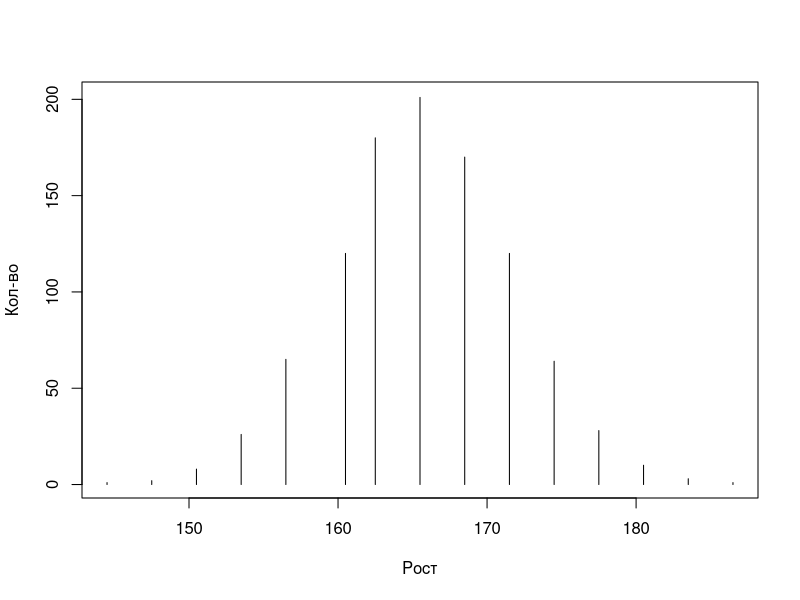
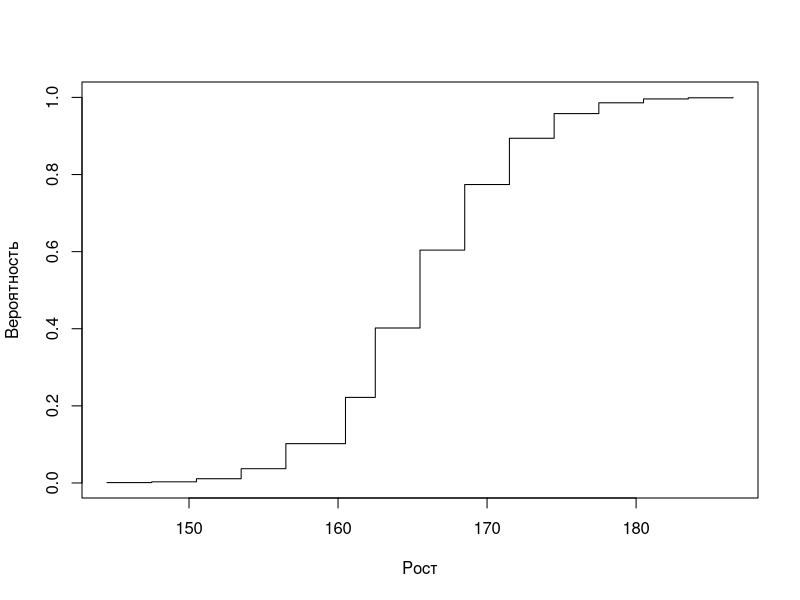

These figures' R source, in order:
# exersize №1

sampleAverage <- function(a)
{
  len <- length(a)
  sum <- 0
  for (i in 1:len)
  {
    sum <- sum + a[i]
  }
  sum <- sum / len
  #print(sum)
  return(sum)
}

sampleVariance <- function(a)
{
  len <- length(a)
  num <- sampleAverage(a)
  sum <- 0
  for (i in 1:len)
  {
    sum <- sum + ((a[i] - num)^2)
  }
  sum <- sum / (len - 1)
  #print(sum)
  return(sum)
}

sampleCorrelationCoefficient <- function(a,b)
{
  len <- length(a)
  numA <- sampleAverage(a)
  numB <- sampleAverage(b)
  sum <- 0
  for (i in 1:len)
  {
    sum <- sum + ((a[i] - numA)*(b[i] - numB))
  }
  sa <- sqrt(sampleVariance(a))
  sb <- sqrt(sampleVariance(b))

  sum <- sum / ( (len-1) * sa * sb)
  #print(sum)
  return(sum)
}


year<-c(1891, 1892, 1893, 1894, 1895, 1896, 1897, 1898, 1899, 1900, 1901, 1902, 1903)
Moscow<-c(-19.2, -14.8, -19.6, -11.1, -9.4, -16.9, -13.7, -4.9, -13.9, -9.4, -8.3, -7.9, -5.3)
NN<-c(-21.8, -15.4, -20.8, -11.3, -11.6, -19.2, -13.0, -7.4, -15.1, -14.4, -11.1, -10.5, -7.2)

print(Moscow)
print(NN)

print("Выборочное среднее для Москвы:")
sampleAverage(Moscow)
mean(Moscow)
print("Выборочное среднее для Нижнего Новгорода:")
sampleAverage(NN)
mean(NN)

print("Выборочная дисперсия для Москвы:")
sampleVariance(Moscow)
var(Moscow)
print("Выборочная дисперсия для Нижнего Новгорода:")
sampleVariance(NN)
var(NN)

print("Выборочный коэффициент корреляции средней температуры января в Москве и средней температуры января в Нижнем Новгороде:")
sampleCorrelationCoefficient(Moscow, NN)
cor(Moscow, NN)


# exersize №2

averageGrowth<- function(a, b)
{
  n <- length(a)
  len <- 0
  for (i in 1:n)
  {
    len <- len + b[i]
  }
  sum <- 0
  for (i in 1:n)
  {
    sum <- sum + a[i] * b[i]
  }
  sum <- sum / len
  #print(sum)
  return(sum)
}

makeRangeOfProbability <- function(a)
{
  len <- length(a)
  res <- 1:len
  U <- 0
  for (i in 1:len)
  {
    U <- U + a[i]
  }
  
  for (i in 1:len)
  {
    res[i] = round(a[i] / U , 3)
  }
  return(res)
}

makeStatisticalArr <- function(a)
{
  len <- length(a)
  res <- 1:len
  U <- 0
  for (i in 1:len)
  {
    U <- U + a[i]
  }
  
  for (i in 1:len)
  {
    sum <- 0 
    for (j in 1:i)
    {
      sum <- sum + a[j]
    }
    res[i] = round(sum / U , 3)
  }
  return(res)
}

growth1 <- c("143-146", "146-149", "149-152", "152-155", "155-158", "158-161", "161-164", "164-167", "167-170", "170-173", "173-176", "176-179", "179-182", "182-185", "185-188")
growth <- c(144.5, 147.5, 150.5, 153.5, 156.5, 160.5, 162.5, 165.5, 168.5, 171.5, 174.5, 177.5, 180.5, 183.5, 186.5)
number <- c(1, 2, 8, 26, 65, 120, 180, 201, 170, 120, 64, 28, 10, 3, 1)

#Средний рост
averageGrowth(growth, number)
weighted.mean(growth, number)

#Статистический ряд
arr = makeRangeOfProbability(number)
TABLE <- data.frame(Growth = growth1, Num = number, Prob = arr)

#Гистограмма
plot(growth, number, xlab = "Рост", ylab = "Кол-во", type = "h")

#Выборочная функция распределения
arr = makeStatisticalArr(number)
plot(growth, arr, xlab = "Рост", ylab = "Вероятность", type = "s")
